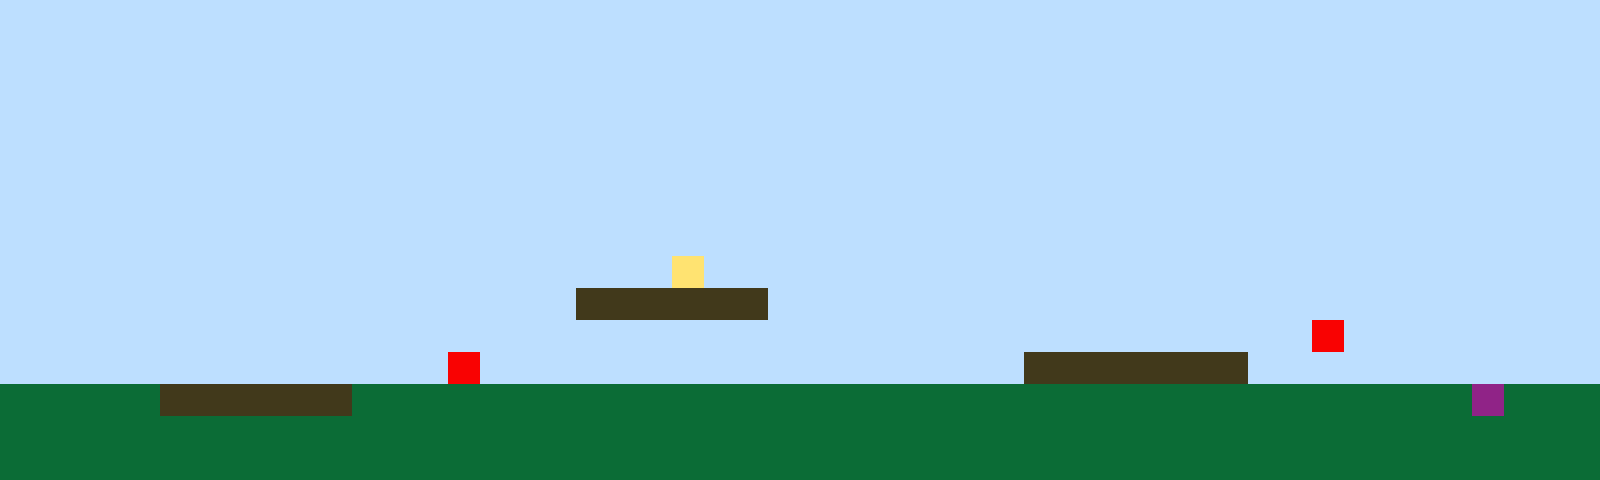

Below is a game level as drawn by its tile map, then a one-line description and the .tmx file that defines it, in full:
An orthogonal 50x15 tile map with 32x32 px tiles, 1 tile layer (Tile Layer 1).

<map version="1.10" tiledversion="1.11.2" orientation="orthogonal" renderorder="right-up" width="50" height="15" tilewidth="32" tileheight="32" infinite="0" nextlayerid="2" nextobjectid="1"><editorsettings><export target="map1.csv" format="csv" /></editorsettings><tileset firstgid="1" name="sprites" tilewidth="32" tileheight="32" tilecount="6" columns="3"><image source="sprites.png" width="96" height="64" /></tileset><layer id="1" name="Tile Layer 1" width="50" height="15"><data encoding="csv">1,1,1,1,1,1,1,1,1,1,1,1,1,1,1,1,1,1,1,1,1,1,1,1,1,1,1,1,1,1,1,1,1,1,1,1,1,1,1,1,1,1,1,1,1,1,1,1,1,1,1,1,1,1,1,1,1,1,1,1,1,1,1,1,1,1,1,1,1,1,1,1,1,1,1,1,1,1,1,1,1,1,1,1,1,1,1,1,1,1,1,1,1,1,1,1,1,1,1,1,1,1,1,1,1,1,1,1,1,1,1,1,1,1,1,1,1,1,1,1,1,1,1,1,1,1,1,1,1,1,1,1,1,1,1,1,1,1,1,1,1,1,1,1,1,1,1,1,1,1,1,1,1,1,1,1,1,1,1,1,1,1,1,1,1,1,1,1,1,1,1,1,1,1,1,1,1,1,1,1,1,1,1,1,1,1,1,1,1,1,1,1,1,1,1,1,1,1,1,1,1,1,1,1,1,1,1,1,1,1,1,1,1,1,1,1,1,1,1,1,1,1,1,1,1,1,1,1,1,1,1,1,1,1,1,1,1,1,1,1,1,1,1,1,1,1,1,1,1,1,1,1,1,1,1,1,1,1,1,1,1,1,1,1,1,1,1,1,1,1,1,1,1,1,1,1,1,1,1,1,1,1,1,1,1,1,1,1,1,1,1,1,1,1,1,1,1,1,1,1,1,1,1,1,1,1,1,1,1,1,1,1,1,1,1,1,1,1,1,1,1,1,1,1,1,1,1,1,1,1,1,1,1,1,1,1,1,1,1,1,1,1,1,1,1,1,1,1,1,1,1,1,1,1,1,1,1,1,1,1,1,1,1,1,1,1,1,1,1,1,1,1,1,1,1,1,1,1,1,1,1,1,1,1,1,1,1,1,1,1,1,1,1,1,1,1,1,1,1,1,1,1,1,1,1,1,1,1,1,1,1,1,1,1,1,1,1,1,1,1,1,4,1,1,1,1,1,1,1,1,1,1,1,1,1,1,1,1,1,1,1,1,1,1,1,1,1,1,1,1,1,1,1,1,1,1,1,1,1,1,1,1,1,1,1,1,1,1,3,3,3,3,3,3,1,1,1,1,1,1,1,1,1,1,1,1,1,1,1,1,1,1,1,1,1,1,1,1,1,1,1,1,1,1,1,1,1,1,1,1,1,1,1,1,1,1,1,1,1,1,1,1,1,1,1,1,1,1,1,1,1,1,1,1,1,1,1,1,1,1,1,5,1,1,1,1,1,1,1,1,1,1,1,1,1,1,1,1,1,1,1,1,1,1,5,1,1,1,1,1,1,1,1,1,1,1,1,1,1,1,1,1,3,3,3,3,3,3,3,1,1,1,1,1,1,1,1,1,1,1,2,2,2,2,2,3,3,3,3,3,3,2,2,2,2,2,2,2,2,2,2,2,2,2,2,2,2,2,2,2,2,2,2,2,2,2,2,2,2,2,2,2,2,2,2,2,6,2,2,2,2,2,2,2,2,2,2,2,2,2,2,2,2,2,2,2,2,2,2,2,2,2,2,2,2,2,2,2,2,2,2,2,2,2,2,2,2,2,2,2,2,2,2,2,2,2,2,2,2,2,2,2,2,2,2,2,2,2,2,2,2,2,2,2,2,2,2,2,2,2,2,2,2,2,2,2,2,2,2,2,2,2,2,2,2,2,2,2,2,2,2,2,2,2,2,2,2,2,2,2</data></layer></map>
